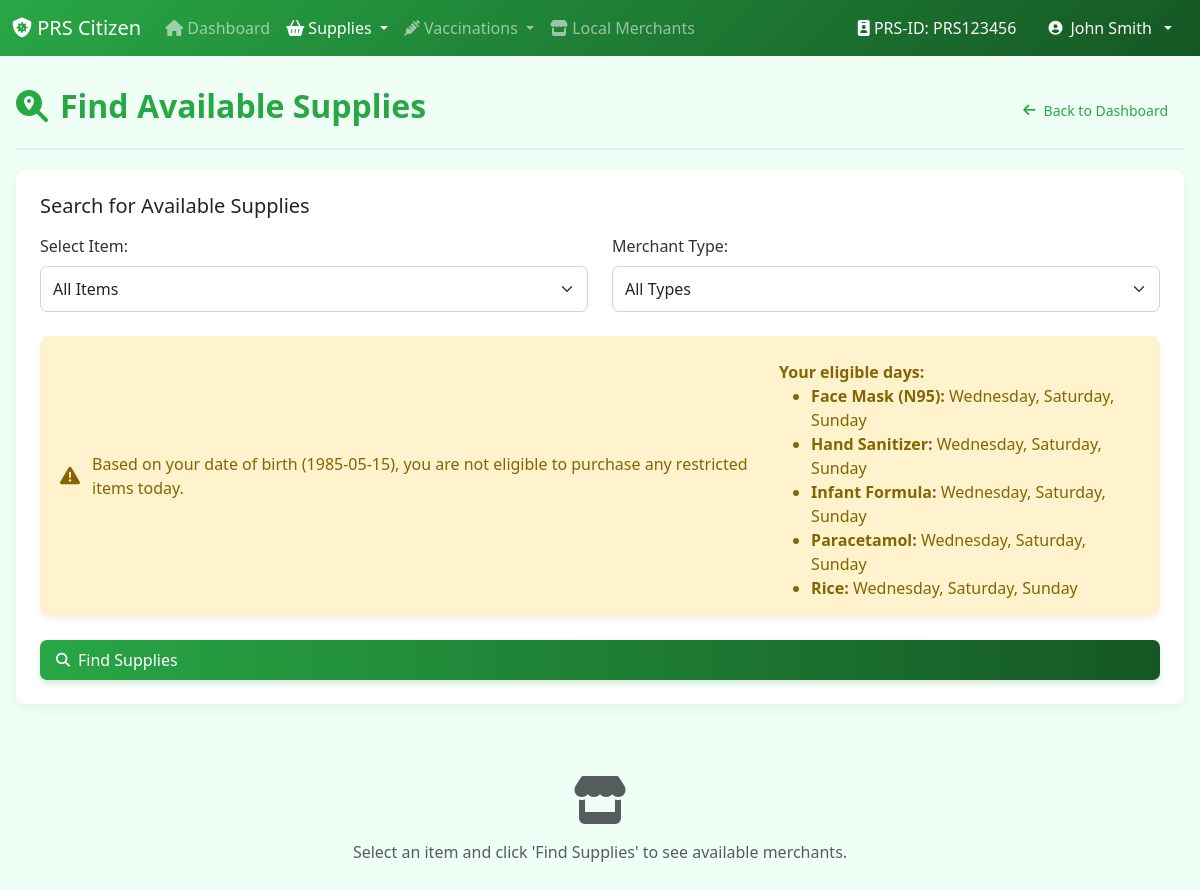
The app's page /Citizen/citizen_find_supplies.php (signed in) with its own data.
### tables this page shows
CREATE TABLE Users (
    user_id INT AUTO_INCREMENT PRIMARY KEY,
    prs_id VARCHAR(10) UNIQUE NOT NULL,
    full_name VARCHAR(100) NOT NULL,
    national_id VARCHAR(50) UNIQUE,
    dob DATE,
    role ENUM('Admin', 'Official', 'Merchant', 'Citizen', 'Pending') NOT NULL,
    username VARCHAR(50) UNIQUE NOT NULL,
    password VARCHAR(255) NOT NULL,
    email VARCHAR(100),
    phone VARCHAR(20),
    address TEXT,
    is_visitor TINYINT(1) DEFAULT 0,
    created_at TIMESTAMP DEFAULT CURRENT_TIMESTAMP,
    last_login TIMESTAMP NULL
);

### Helper/item_eligibility.php (called while the page is built, shortened)
<?php
function checkUserEligibility($pdo, $user_id, $item_id = null) {
    $stmt = $pdo->prepare("SELECT dob FROM Users WHERE user_id = ?");
    $stmt->execute([$user_id]);
    $user = $stmt->fetch(PDO::FETCH_ASSOC);
    $dob_year = date('Y', strtotime($user['dob']));
    $last_digit = substr($dob_year, -1);
    $today_day = date('N');
    $query = "
        SELECT ci.item_id, ci.item_name
        FROM purchase_schedule ps
        JOIN critical_items ci ON ps.item_id = ci.item_id
        WHERE ps.day_of_week = ?
        AND ps.dob_year_ending LIKE ?
        AND CURDATE() BETWEEN ps.effective_from AND IFNULL(ps.effective_to, '9999-12-31')
    ";
    $params = [$today_day, "%$last_digit%"];
    $stmt = $pdo->prepare($query);
    $stmt->execute($params);
    $eligible_items = $stmt->fetchAll(PDO::FETCH_ASSOC);
    return [
        'eligible' => count($eligible_items) > 0,
        'items' => $eligible_items,
        'birth_year' => $dob_year,
        'last_digit' => $last_digit,
        'day_of_week' => $today_day
    ];
}
function getItemEligibleDays($pdo, $user_id, $item_id) {
    $stmt = $pdo->prepare("SELECT dob FROM Users WHERE user_id = ?");
    $stmt->execute([$user_id]);
    $user = $stmt->fetch(PDO::FETCH_ASSOC);
    $dob_year = date('Y', strtotime($user['dob']));
    $last_digit = substr($dob_year, -1);
    $query = "
        SELECT ps.day_of_week
        FROM purchase_schedule ps
        WHERE ps.item_id = ?
        AND ps.dob_year_ending LIKE ?
        AND CURDATE() BETWEEN ps.effective_from AND IFNULL(ps.effective_to, '9999-12-31')
        ORDER BY ps.day_of_week
    ";
    $stmt = $pdo->prepare($query);
    $stmt->execute([$item_id, "%$last_digit%"]);
    $eligible_days = $stmt->fetchAll(PDO::FETCH_COLUMN);
    $day_names = [
        1 => 'Monday',
        2 => 'Tuesday',
        3 => 'Wednesday',
        4 => 'Thursday',
        5 => 'Friday',
        6 => 'Saturday',
        7 => 'Sunday'
    ];
    $day_name_array = [];
    foreach ($eligible_days as $day) {
        $day_name_array[] = $day_names[$day];
    }
    return $day_name_array;
}
?>

### Citizen/citizen_find_supplies.php (the view, shortened to what this page needs)
<?php
require_once '../Helper/item_eligibility.php';
$host = 'localhost';
$db = 'CovidSystem';
$user = 'root';
$pass = '';
try {
    $pdo = new PDO("mysql:host=$host;dbname=$db;charset=utf8mb4", $user, $pass);
    $pdo->setAttribute(PDO::ATTR_ERRMODE, PDO::ERRMODE_EXCEPTION);
    $stmt = $pdo->prepare("SELECT * FROM Users WHERE user_id = ?");
    $stmt->execute([$_SESSION['user_id']]);
    $user_details = $stmt->fetch(PDO::FETCH_ASSOC);
    $stmt = $pdo->query("SELECT * FROM critical_items ORDER BY item_name");
    $all_items = $stmt->fetchAll(PDO::FETCH_ASSOC);
    $eligibility = checkUserEligibility($pdo, $_SESSION['user_id']);
    $has_eligible_items = $eligibility['eligible'];
    $item_eligible_days = [];
    foreach ($all_items as $item) {
        $item_id = $item['item_id'];
        $eligible_days = getItemEligibleDays($pdo, $_SESSION['user_id'], $item_id);
        if (!empty($eligible_days)) {
            $item_eligible_days[$item_id] = [
                'item_name' => $item['item_name'],
                'days' => $eligible_days
            ];
        }
    }
} catch (PDOException $e) {
    $_SESSION['error_message'] = "Database error: " . $e->getMessage();
}
?>
<!DOCTYPE html>
<html lang="en">
<head>
    <link rel="stylesheet" href="https://cdn.jsdelivr.net/npm/bootstrap@5.3.0/dist/css/bootstrap.min.css">
    <link rel="stylesheet" href="https://cdnjs.cloudflare.com/ajax/libs/font-awesome/6.4.0/css/all.min.css">
    <link rel="stylesheet" href="../css/citizen_styles.css">
</head>
<body>
    <?php include 'citizen_navbar.php'; ?>
    <div class="container">
        <div class="header d-flex justify-content-between align-items-center">
            <h2><i class="fas fa-search-location"></i> Find Available Supplies</h2>
            <a href="dashboard_citizen.php" class="btn btn-outline-primary btn-sm">
                <i class="fas fa-arrow-left"></i> Back to Dashboard
            </a>
        </div>
        <div class="card mb-4">
            <div class="card-body">
                <h5 class="mb-3">Search for Available Supplies</h5>
                <div class="row mb-4">
                    <div class="col-md-6">
                        <label for="itemSelect" class="form-label">Select Item:</label>
                        <select id="itemSelect" class="form-select">
                            <option value="">All Items</option>
                        </select>
                    </div>
                    <div class="col-md-6">
                        <label for="merchantType" class="form-label">Merchant Type:</label>
                        <select id="merchantType" class="form-select">
                            <option value="">All Types</option>
                        </select>
                    </div>
                </div>
                <?php if ($has_eligible_items): ?>
                <div class="alert alert-success">
                    <i class="fas fa-check-circle"></i>
                    Based on your date of birth (<?php echo date('Y-m-d', strtotime($user_details['dob'])); ?>),
                    you are eligible to purchase specific items today. Items you are eligible to purchase are marked with a green badge.
                </div>
                <?php else: ?>
                <div class="alert alert-warning">
                    <i class="fas fa-exclamation-triangle"></i>
                    Based on your date of birth (<?php echo date('Y-m-d', strtotime($user_details['dob'])); ?>),
                    you are not eligible to purchase any restricted items today.
                    <?php if (!empty($item_eligible_days)): ?>
                    <div class="mt-2">
                        <strong>Your eligible days:</strong>
                        <ul class="mb-0">
                            <?php foreach ($item_eligible_days as $item_id => $data): ?>
                                <li>
                                    <strong><?php echo htmlspecialchars($data['item_name']); ?>:</strong>
                                    <?php echo implode(', ', $data['days']); ?>
                                </li>
                            <?php endforeach; ?>
                        </ul>
                    </div>
                    <?php endif; ?>
                </div>
                <?php endif; ?>
                <button id="searchButton" class="btn btn-primary w-100">
                    <i class="fas fa-search"></i> Find Supplies
                </button>
            </div>
        </div>
        <div id="resultsContainer">
            <div class="text-center py-5">
                <i class="fas fa-store fa-3x mb-3 text-muted"></i>
                <p class="text-muted">Select an item and click 'Find Supplies' to see available merchants.</p>
            </div>
        </div>
    </div>
</body>
</html>

### Citizen/citizen_navbar.php (shortened to what this page needs)
<?php
$current_page = basename($_SERVER['PHP_SELF']);
$user_name = '';
$prs_id = '';
if (isset($_SESSION['user_id'])) {
    try {
        global $pdo;
        $stmt = $pdo->prepare("SELECT full_name, prs_id FROM Users WHERE user_id = ?");
        $stmt->execute([$_SESSION['user_id']]);
        $user_info = $stmt->fetch(PDO::FETCH_ASSOC);
        if ($user_info) {
            $user_name = $user_info['full_name'];
            $prs_id = $user_info['prs_id'];
        }
    } catch (Exception $e) {
        if (isset($_SESSION['full_name'])) {
            $user_name = $_SESSION['full_name'];
        }
    }
}
?>
<nav class="navbar navbar-expand-lg navbar-dark" style="background: linear-gradient(135deg, #28a745 0%, #155724 100%);">
    <div class="container-fluid">
        <a class="navbar-brand" href="dashboard_citizen.php">
            <i class="fas fa-shield-virus"></i> PRS Citizen
        </a>
        <div class="collapse navbar-collapse" id="navbarContent">
            <ul class="navbar-nav me-auto mb-2 mb-lg-0">
                <li class="nav-item">
                    <a class="nav-link <?php echo $current_page == 'dashboard_citizen.php' ? 'active' : ''; ?>"
                       href="dashboard_citizen.php">
                        <i class="fas fa-home"></i> Dashboard
                    </a>
                </li>
                <li class="nav-item dropdown">
                    <a class="nav-link dropdown-toggle <?php echo in_array($current_page, ['citizen_find_supplies.php', 'citizen_purchase_schedule.php', 'citizen_purchase_history.php']) ? 'active' : ''; ?>"
                       href="#" id="suppliesDropdown" role="button" data-bs-toggle="dropdown" data-bs-auto-close="true" aria-expanded="false">
                        <i class="fas fa-shopping-basket"></i> Supplies
                    </a>
                </li>
                <li class="nav-item dropdown">
                    <a class="nav-link dropdown-toggle <?php echo in_array($current_page, ['citizen_vaccinations.php', 'citizen_vaccines.php', 'citizen_upload_vaccination.php']) ? 'active' : ''; ?>"
                       href="#" id="vaccinationDropdown" role="button" data-bs-toggle="dropdown" data-bs-auto-close="true" aria-expanded="false">
                        <i class="fas fa-syringe"></i> Vaccinations
                    </a>
                </li>
                <li class="nav-item">
                    <a class="nav-link" href="citizen_find_supplies.php">
                        <i class="fas fa-store"></i> Local Merchants
                    </a>
                </li>
            </ul>
            <div class="d-flex align-items-center gap-2">
                <?php if (isset($_SESSION['user_id'])): ?>
                    <?php if (!empty($prs_id)): ?>
                        <div class="navbar-text text-light d-none d-lg-block me-2">
                            <i class="fas fa-id-badge"></i> PRS-ID: <?php echo htmlspecialchars($prs_id); ?>
                        </div>
                    <?php endif; ?>
                    <div class="dropdown">
                        <a class="btn btn-outline-light dropdown-toggle"
                           href="#" id="userDropdown" role="button" data-bs-toggle="dropdown" data-bs-auto-close="true" aria-expanded="false">
                            <i class="fas fa-user-circle"></i>
                            <?php echo !empty($user_name) ? htmlspecialchars($user_name) : 'User'; ?>
                        </a>
                    </div>
                <?php endif; ?>
            </div>
        </div>
    </div>
</nav>

### css/citizen_styles.css (style rules this page uses)
body { background-color: #f0fff5; font-family: 'Segoe UI', Tahoma, Geneva, Verdana, sans-serif; color: #333; }
.container { max-width: 1200px; margin: 0 auto; padding: 1rem; }
.header { padding: 15px 0; border-bottom: 2px solid #e9ecef; margin-bottom: 20px; }
.header h2 { color: #28a745; font-weight: 600; display: flex; align-items: center; }
.header h2 i { margin-right: 0.75rem; }
.card { border: none; border-radius: 10px; box-shadow: 0 4px 15px rgba(0, 0, 0, 0.05); margin-bottom: 1.5rem; overflow: hidden; transition: transform 0.2s, box-shadow 0.2s; }
.card-body { padding: 1.5rem; }
.form-label { font-weight: 500; color: #333; margin-bottom: 0.5rem; }
.form-control, .form-select { padding: 0.6rem 0.75rem; border-radius: 7px; border: 1px solid #ced4da; transition: all 0.2s ease; }
.btn { display: inline-flex !important; align-items: center !important; gap: 0.5rem !important; padding: 0.5rem 1rem !important; border-radius: 7px !important; font-weight: 500 !important; transition: all 0.3s ease !important; white-space: nowrap !important; text-decoration: none !important; border: none !important; cursor: pointer !important; }
.btn i { margin-right: 0 !important; font-size: 0.875rem !important; width: auto !important; text-align: left; }
.btn-primary { background: linear-gradient(to right, #28a745, #155724) !important; border: none; box-shadow: 0 4px 6px rgba(40, 167, 69, 0.2); color: white !important; }
.btn-outline-secondary, .btn-outline-primary { transition: all 0.3s ease; }
.btn-outline-primary { border-color: #28a745 !important; color: #28a745 !important; }
.btn-sm { padding: 0.375rem 0.75rem; font-size: 0.875rem; }
.btn-sm i { font-size: 0.8rem; }
.d-flex.gap-2 { display: flex; gap: 0.5rem; flex-wrap: wrap; }
.alert { border-radius: 10px; padding: 1rem 1.25rem; border: none; box-shadow: 0 4px 6px rgba(0, 0, 0, 0.05); margin-bottom: 1.5rem; display: flex; align-items: center; }
.alert i { margin-right: 0.75rem; font-size: 1.25rem; }
.alert-warning { background-color: #fff3cd; color: #856404; }

### Citizen/citizen_navbar.php (style rules this page uses)
.navbar .btn { display: inline-flex !important; align-items: center !important; gap: 0.5rem !important; padding: 0.5rem 1rem !important; border-radius: 7px !important; font-weight: 500 !important; transition: all 0.3s ease !important; white-space: nowrap !important; }
.navbar .btn i { font-size: 0.875rem !important; margin-right: 0 !important; }
.navbar .d-flex { gap: 0.5rem; }

### records on screen
users: prs "PRS123456", full_name "John Smith", dob "1985-05-15"

### other values on screen
$data['item_name'] "Face Mask (N95)"
implode(', ', $data['days']) "Wednesday, Saturday, Sunday"
$data['item_name'] "Hand Sanitizer"
$data['item_name'] "Infant Formula"
$data['item_name'] "Paracetamol"
$data['item_name'] "Rice"
